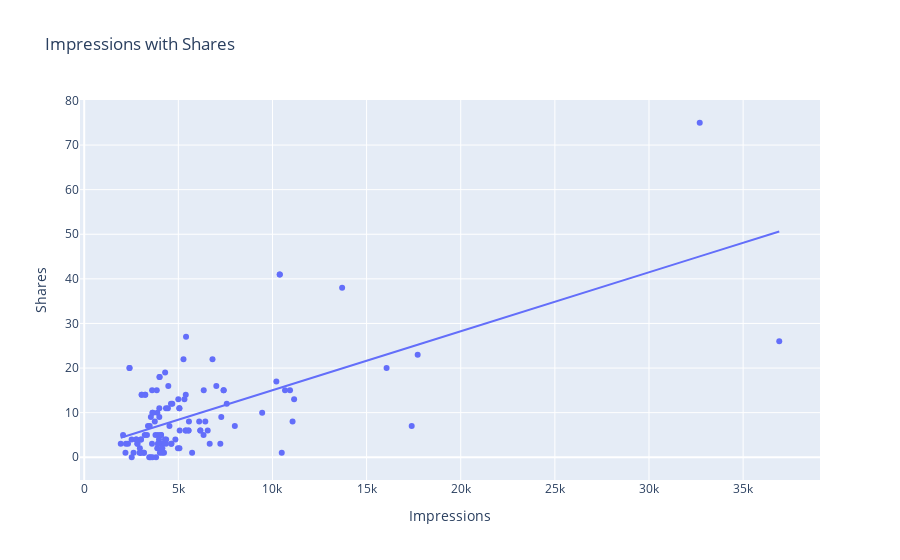

Write notebook code for a chart like this one.
### Code cell
# check relationship with shares and impressions
fig3 = px.scatter(data_frame=df,x='Impressions',y='Shares',trendline='ols',title='Impressions with Shares')
fig3.show()
